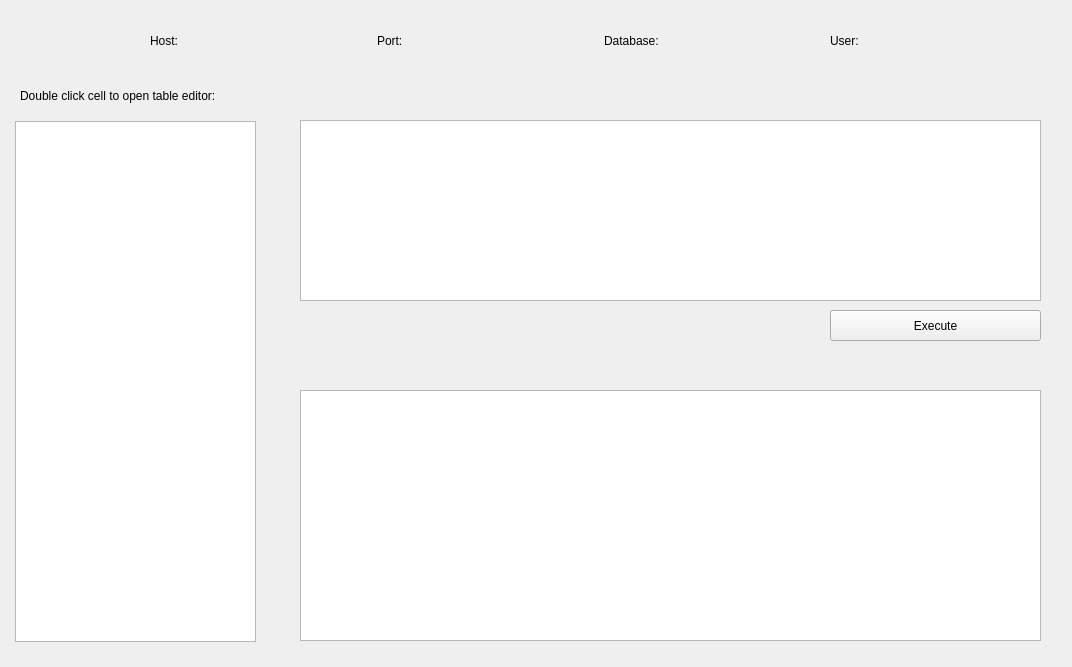
<?xml version="1.0" encoding="UTF-8"?>
<ui version="4.0">
 <class>MainView</class>
 <widget class="QWidget" name="MainView">
  <property name="geometry">
   <rect>
    <x>0</x>
    <y>0</y>
    <width>1072</width>
    <height>667</height>
   </rect>
  </property>
  <property name="sizePolicy">
   <sizepolicy hsizetype="Fixed" vsizetype="Fixed">
    <horstretch>0</horstretch>
    <verstretch>0</verstretch>
   </sizepolicy>
  </property>
  <property name="windowTitle">
   <string>Form</string>
  </property>
  <widget class="QListView" name="tables">
   <property name="geometry">
    <rect>
     <x>15</x>
     <y>121</y>
     <width>241</width>
     <height>521</height>
    </rect>
   </property>
   <property name="sizePolicy">
    <sizepolicy hsizetype="Fixed" vsizetype="Fixed">
     <horstretch>0</horstretch>
     <verstretch>0</verstretch>
    </sizepolicy>
   </property>
  </widget>
  <widget class="QListView" name="logs">
   <property name="geometry">
    <rect>
     <x>300</x>
     <y>390</y>
     <width>741</width>
     <height>251</height>
    </rect>
   </property>
   <property name="sizePolicy">
    <sizepolicy hsizetype="Fixed" vsizetype="Fixed">
     <horstretch>0</horstretch>
     <verstretch>0</verstretch>
    </sizepolicy>
   </property>
  </widget>
  <widget class="QPlainTextEdit" name="queryEditor">
   <property name="geometry">
    <rect>
     <x>300</x>
     <y>120</y>
     <width>741</width>
     <height>181</height>
    </rect>
   </property>
   <property name="sizePolicy">
    <sizepolicy hsizetype="Fixed" vsizetype="Fixed">
     <horstretch>0</horstretch>
     <verstretch>0</verstretch>
    </sizepolicy>
   </property>
   <property name="font">
    <font>
     <family>Courier New</family>
     <pointsize>10</pointsize>
    </font>
   </property>
   <property name="plainText">
    <string/>
   </property>
   <property name="placeholderText">
    <string>Input your SQL query here...</string>
   </property>
  </widget>
  <widget class="QWidget" name="horizontalLayoutWidget">
   <property name="geometry">
    <rect>
     <x>10</x>
     <y>10</y>
     <width>1041</width>
     <height>61</height>
    </rect>
   </property>
   <layout class="QHBoxLayout" name="horizontalLayout_2">
    <item>
     <spacer name="horizontalSpacer">
      <property name="orientation">
       <enum>Qt::Horizontal</enum>
      </property>
      <property name="sizeType">
       <enum>QSizePolicy::Fixed</enum>
      </property>
      <property name="sizeHint" stdset="0">
       <size>
        <width>140</width>
        <height>20</height>
       </size>
      </property>
     </spacer>
    </item>
    <item>
     <widget class="QLabel" name="lbl_host">
      <property name="text">
       <string>Host:</string>
      </property>
     </widget>
    </item>
    <item>
     <widget class="QLabel" name="lbl_port">
      <property name="text">
       <string>Port:</string>
      </property>
     </widget>
    </item>
    <item>
     <widget class="QLabel" name="lbl_db">
      <property name="text">
       <string>Database:</string>
      </property>
     </widget>
    </item>
    <item>
     <widget class="QLabel" name="lb_user">
      <property name="text">
       <string>User:</string>
      </property>
     </widget>
    </item>
   </layout>
  </widget>
  <widget class="QPushButton" name="btn_executeSql">
   <property name="geometry">
    <rect>
     <x>830</x>
     <y>310</y>
     <width>211</width>
     <height>31</height>
    </rect>
   </property>
   <property name="text">
    <string>Execute</string>
   </property>
  </widget>
  <widget class="QLabel" name="label">
   <property name="geometry">
    <rect>
     <x>20</x>
     <y>80</y>
     <width>201</width>
     <height>31</height>
    </rect>
   </property>
   <property name="text">
    <string>Double click cell to open table editor:</string>
   </property>
  </widget>
 </widget>
 <resources/>
 <connections/>
</ui>
